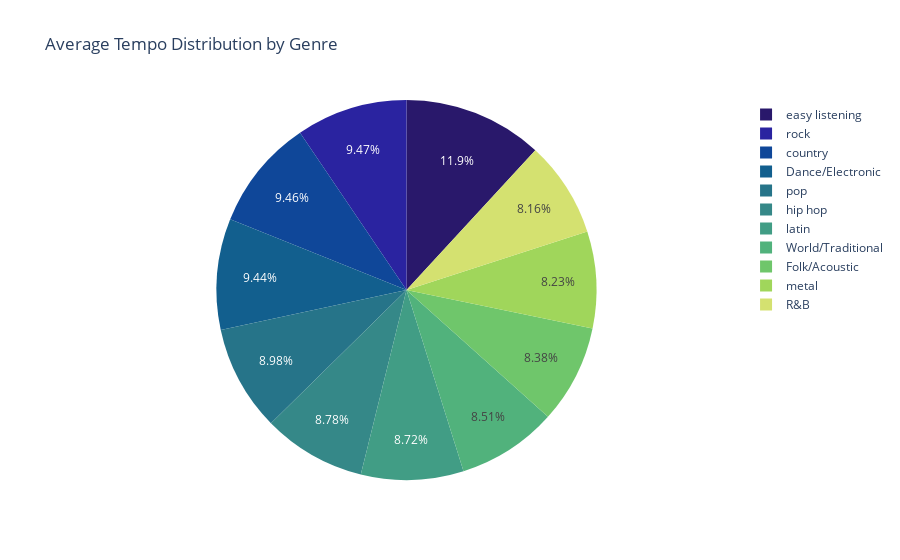

Notebook code for this chart:
### Code cell
# Convert the result to a DataFrame
genre_tempo_df = pd.DataFrame(genre_tempo)

# Rename the columns for clarity
genre_tempo_df = genre_tempo_df.rename(columns={"_id": "Genre", "average_tempo": "Average Tempo"})

# Create the pie chart
genre_tempo = px.pie(genre_tempo_df, values='Average Tempo', names='Genre',
             title='Average Tempo Distribution by Genre',
             labels={'Average Tempo': 'Average Tempo (BPM)', 'Genre': 'Music Genre'},
             color_discrete_sequence=px.colors.sequential.haline)

# Percentages on graph = average tempo per genre

# Show the plot
genre_tempo.show()

### Figure 1 — Plotly figure (JSON) as saved in the notebook; plotly's stock layout.template omitted (floating-point values rounded to 4 significant figures)
{"data": [{"domain": {"x": [0, 1], "y": [0, 1]}, "hovertemplate": "Music Genre=%{label}<br>Average Tempo (BPM)=%{value}<extra></extra>", "labels": ["easy listening", "rock", "country", "Dance/Electronic", "pop", "hip hop", "latin", "World/Traditional", "Folk/Acoustic", "metal", "R&B"], "legendgroup": "", "name": "", "showlegend": true, "type": "pie", "values": [157.9, 126.1, 126.0, 125.8, 119.7, 116.9, 116.1, 113.4, 111.7, 109.6, 108.7]}], "layout": {"legend": {"tracegroupgap": 0}, "piecolorway": ["rgb(41, 24, 107)", "rgb(42, 35, 160)", "rgb(15, 71, 153)", "rgb(18, 95, 142)", "rgb(38, 116, 137)", "rgb(53, 136, 136)", "rgb(65, 157, 133)", "rgb(81, 178, 124)", "rgb(111, 198, 107)", "rgb(160, 214, 91)", "rgb(212, 225, 112)", "rgb(253, 238, 153)"], "title": {"text": "Average Tempo Distribution by Genre"}}}
